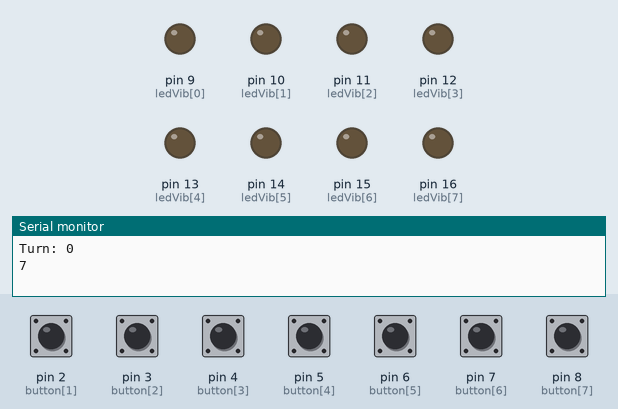
Recording of a sketch running on a simulated Arduino Uno, built with avr-gcc and run on an emulated ATmega328P. Parts: output pins drawn as LEDs (lit = HIGH), the last lines printed to the serial monitor. Dashed ring = blinking. Inputs (shaded band) come from the test bench; at power-on: pin 2 (button[1]), pin 3 (button[2]), pin 4 (button[3]), pin 5 (button[4]), pin 6 (button[5]), pin 7 (button[6]), pin 8 (button[7]) HIGH. Random numbers use the default seed unless the sketch sets one.

Above: at 1.8 s.
1.9 s: pin 2 (button[1]) pulled LOW for 0.15 s
At 2.4 s:
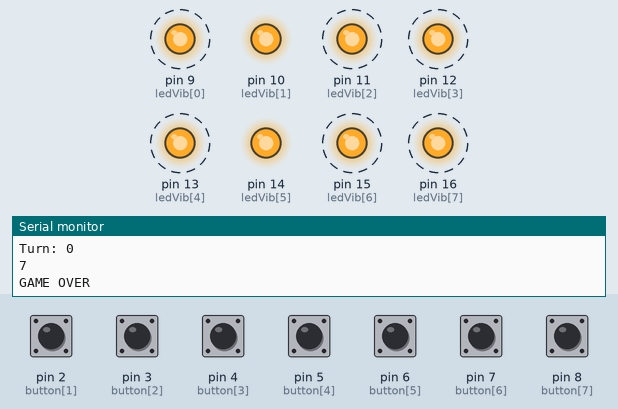
4.9 s: pin 3 (button[2]) pulled LOW for 1 s
At 5.81 s:
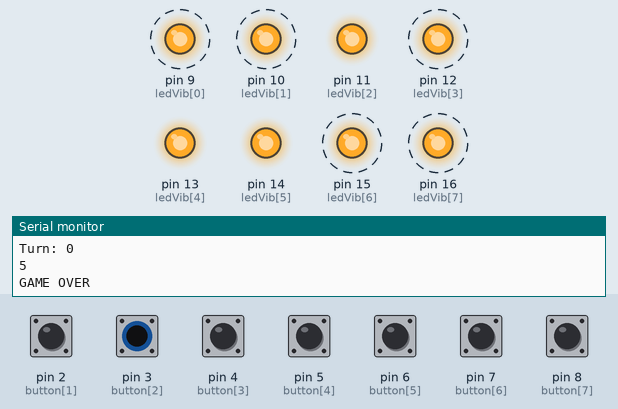
8.9 s: pin 4 (button[3]) pulled LOW for 0.15 s
At 9.4 s:
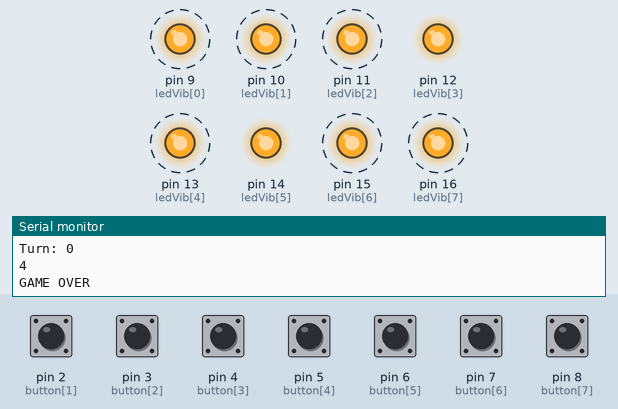
11.9 s: pin 6 (button[5]) pulled LOW for 1 s
At 13.91 s:
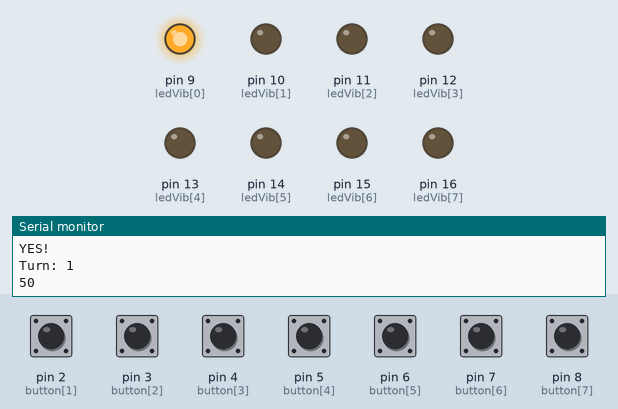
15.6 s: pin 7 (button[6]) pulled LOW for 0.15 s
At 16.1 s:
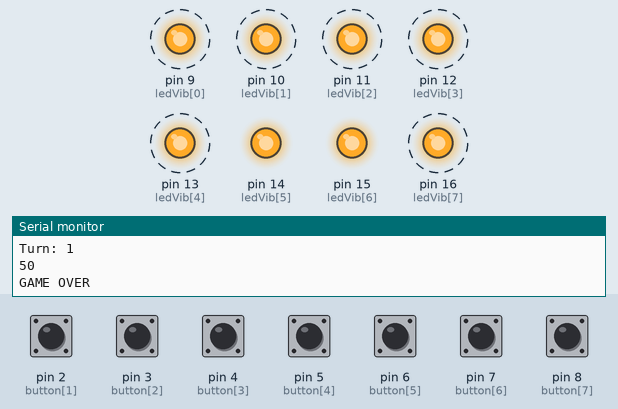
18.6 s: pin 7 (button[6]) pulled LOW for 1 s
At 19.51 s:
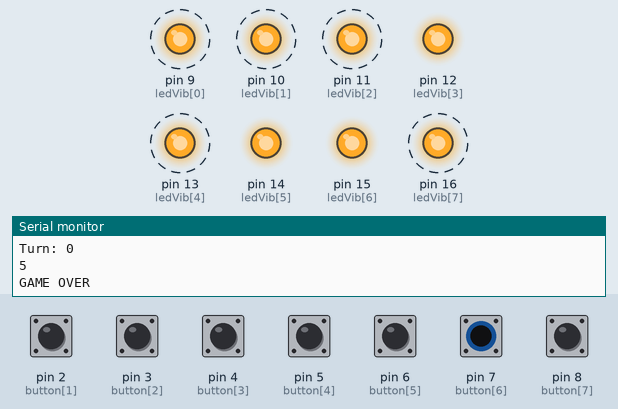
Timing chart, 0 to 22.6 s (numbered marks = the images above; inputs shaded):
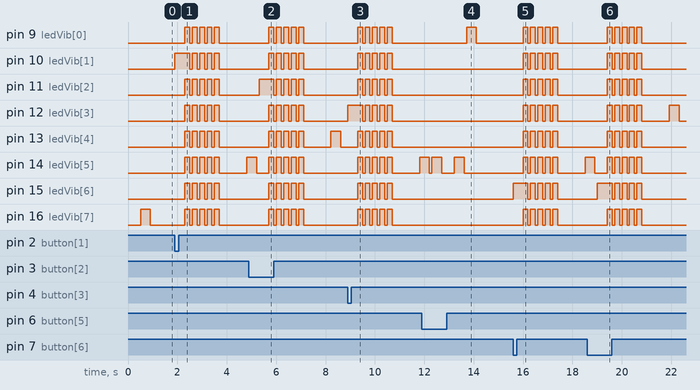

Measured:
- after the input at 1.9 s, pin 9 (ledVib[0]): alternates HIGH for 0.20 s and LOW for 0.10 s, 10 changes in all, then stays LOW, starting after 0.40 s; pin 10 (ledVib[1]): LOW → HIGH at once, then repeats every 0.30 s: LOW 0.10 s, HIGH 0.20 s, until it stays LOW from 3.7 s
- after the input at 4.9 s, pin 9 (ledVib[0]), pin 10 (ledVib[1]): alternates HIGH for 0.20 s and LOW for 0.10 s, 10 changes in all, then stays LOW, starting after 0.81 s
- after the input at 8.9 s, pin 9 (ledVib[0]), pin 10 (ledVib[1]): alternates HIGH for 0.20 s and LOW for 0.10 s, 10 changes in all, then stays LOW, starting after 0.40 s
- after the input at 11.9 s, pin 9 (ledVib[0]): LOW → HIGH after 1.8 s, → LOW 0.40 s later
- after the input at 15.6 s, pin 9 (ledVib[0]), pin 10 (ledVib[1]): alternates HIGH for 0.20 s and LOW for 0.10 s, 10 changes in all, then stays LOW, starting after 0.40 s
- after the input at 18.6 s, pin 9 (ledVib[0]), pin 10 (ledVib[1]): alternates HIGH for 0.20 s and LOW for 0.10 s, 10 changes in all, then stays LOW, starting after 0.81 s

The sketch:

Simon.ino
```cpp
/*

 MGDS-PET Prototype: Simon Wristband

 8-button Simon game. LEDs and vib motors are connected in series.

 Ryan Maksymic
 Hudson Pridham

 OCAD University

 Created on April 4, 2014

 Modified on:
 * April 22, 2014

 References:
 * http://www.instructables.com/id/Arduino-Simple-Simon-Says-Game/
 *

 */


int button[] = {
  1, 2, 3, 4, 5, 6, 7, 8};    // set button pins
int ledVib[] = {
  9, 10, 11, 12, 13, 14, 15, 16};    // set LED/vib motor pins


int turn = 0;    // turn counter
int pressCount = 0;    // button press counter
int randomArray[100];    // stores 100 (arbitrary high number) random values


void setup()
{
  Serial.begin(9600);

  for(int i = 0; i < 8; i++)    // LED/vib pins are outputs
  {
    pinMode(ledVib[i], OUTPUT);
  }

  for(int j = 0; j < 8; j++)    // button pins are inputs
  {
    pinMode(button[j], INPUT);
  }

  for (int q = 0; q < 8; q++)    // pull up button pins
  {
    digitalWrite(button[q], HIGH);
  }

}


void loop()
{
  if (turn == 0)    // if a new game is started
  {
    for (int y = 0; y <= 99; y++)    // create a random 100-number sequence
    {
      randomArray[y] = random(8);
    }

    delay(500);
  }

  for (int i = turn; i <= turn; i++)    // loop through each turn
  {
    // print the turn number:
    Serial.print("Turn: ");
    Serial.print(i);
    Serial.println("");

    for (int j = 0; j <= turn; j++)    // display each random number
    {
      Serial.print(randomArray[j]);    // print each random number

      // flash LED and pulse vib motor for each random number:
      digitalWrite(ledVib[randomArray[j]], HIGH);
      delay(400);
      digitalWrite(ledVib[randomArray[j]], LOW);
      delay(100);
    }

    Serial.println("");

    // collect user input:
    while (pressCount <= turn)    // wait until enough buttons have been pressed
    {
      for (int q = 0; q < 8; q++)    // listen to all eight buttons
      {
        if (digitalRead(button[q]) == LOW)    // if a button is pressed
        {
          // illuminate corresponding LED and pulse vib motor:
          digitalWrite(ledVib[q], HIGH);
          delay(400);
          digitalWrite(ledVib[q], LOW);

          if (q == randomArray[pressCount])    // if the input is correct
          {
            Serial.println("YES!");    // print confirmation
            pressCount++;    // increment pressCount
          }
          else    // if the input is incorrect
          {
            Serial.println("GAME OVER");    // print the bad news

            // angry feedback:
            for (int r = 0; r < 5; r++)
            {
              for (int q = 0; q < 8; q++)
              {
                digitalWrite(ledVib[q], HIGH);
              }
              delay(200);
              for (int q = 0; q < 8; q++)
              {
                digitalWrite(ledVib[q], LOW);
              }
              delay(100);
            }

            // set failure values:
            pressCount = turn;
            turn = -1;
          }
        }
      }
    }

    turn++;    // increment turn
    pressCount = 0;    // reset pressCount
    delay(500);
  }
}
```
